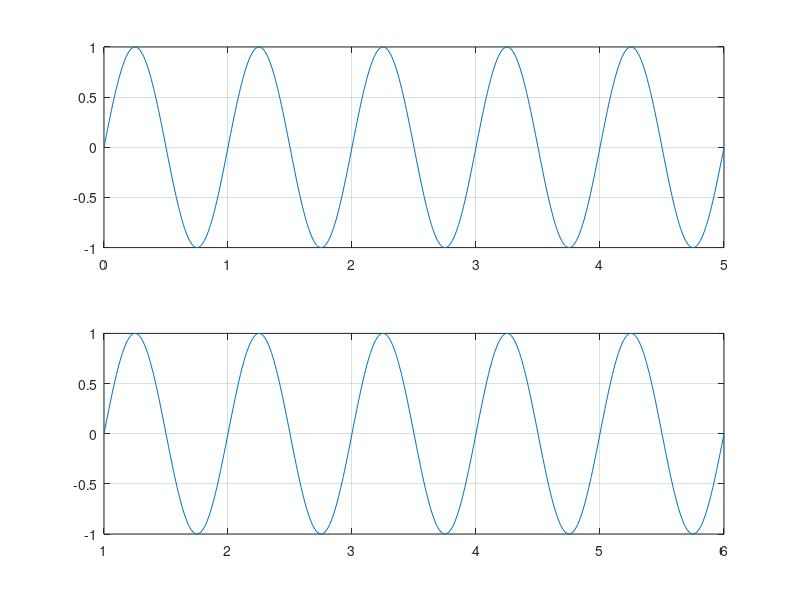

Write MATLAB code to recreate this figure.
clear all, clc

n= 0:0.01:5;
x= sin(2*pi*n);

subplot(2,1,1)
plot(n,x)
grid 

subplot(2,1,2)
plot(n+1,x)
grid